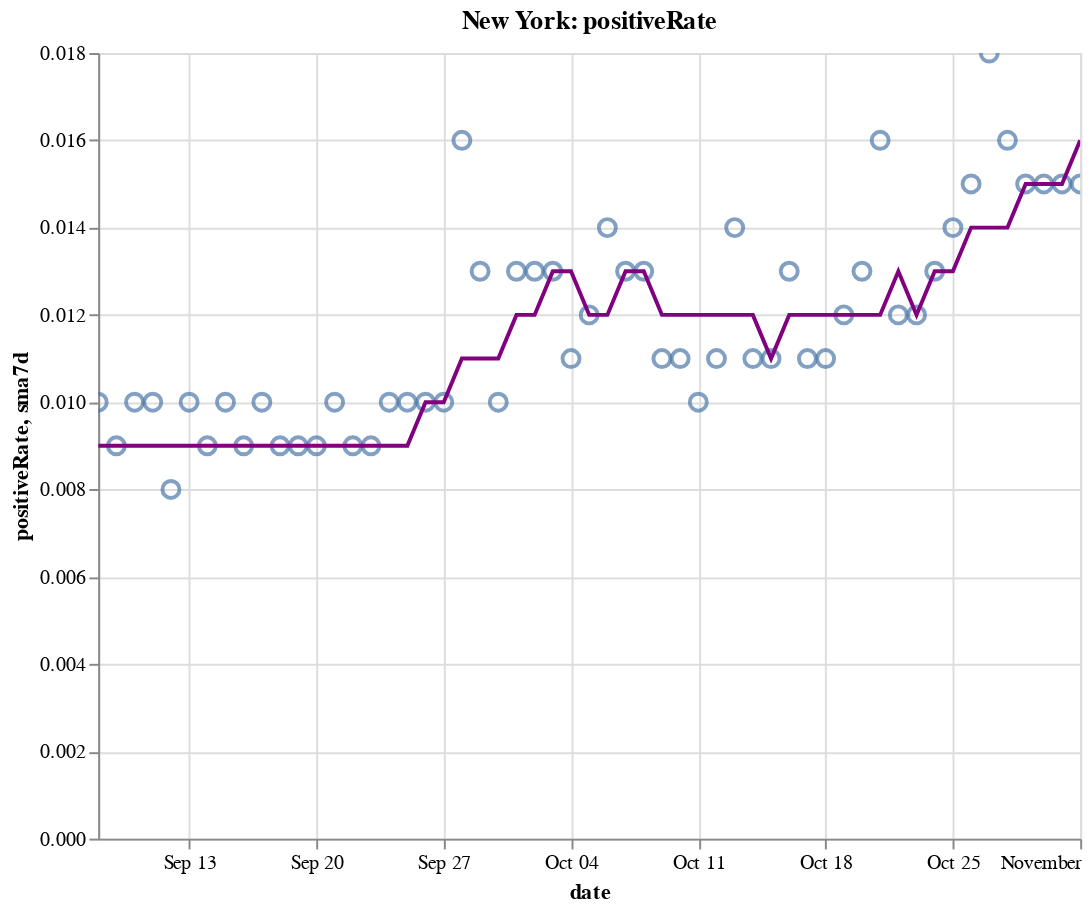

Here is the notebook cell this chart was saved with:
### Code cell
create_plot(ny, 'positiveRate')

### Figure 1 — Vega-Lite specification as saved in the notebook (floating-point values rounded to 4 significant figures)
{"config": {"view": {"continuousWidth": 400, "continuousHeight": 300}}, "layer": [{"layer": [{"mark": {"type": "point", "size": 75}, "encoding": {"tooltip": [{"type": "temporal", "field": "date"}, {"type": "quantitative", "field": "positiveRate"}, {"type": "quantitative", "field": "sma7d"}], "x": {"type": "temporal", "field": "date"}, "y": {"type": "quantitative", "field": "positiveRate"}}, "selection": {"selector010": {"type": "interval", "bind": "scales", "encodings": ["x", "y"]}}}, {"mark": {"type": "line", "color": "purple"}, "encoding": {"x": {"type": "temporal", "field": "date"}, "y": {"type": "quantitative", "field": "sma7d"}}}]}, {"mark": {"type": "rule", "color": "#aaa"}, "encoding": {"x": {"type": "temporal", "field": "date"}}, "transform": [{"filter": {"selection": "selector009"}}]}, {"mark": "circle", "encoding": {"opacity": {"condition": {"value": 1, "selection": "selector009"}, "value": 0}, "tooltip": [{"type": "temporal", "field": "date"}, {"type": "quantitative", "field": "positiveRate"}, {"type": "quantitative", "field": "sma7d"}], "x": {"type": "temporal", "field": "date"}, "y": {"type": "quantitative", "field": "positiveRate"}}, "selection": {"selector009": {"type": "single", "encodings": ["x"], "on": "mouseover", "nearest": true, "empty": "none"}}}, {"mark": {"type": "text", "align": "left", "dx": 5, "dy": -5, "stroke": "white", "strokeWidth": 2}, "encoding": {"text": {"type": "quantitative", "field": "positiveRate"}, "tooltip": [{"type": "temporal", "field": "date"}, {"type": "quantitative", "field": "positiveRate"}, {"type": "quantitative", "field": "sma7d"}], "x": {"type": "temporal", "field": "date"}, "y": {"type": "quantitative", "field": "positiveRate"}}, "transform": [{"filter": {"selection": "selector009"}}]}, {"mark": {"type": "text", "align": "left", "dx": 5, "dy": -5}, "encoding": {"text": {"type": "quantitative", "field": "positiveRate"}, "tooltip": [{"type": "temporal", "field": "date"}, {"type": "quantitative", "field": "positiveRate"}, {"type": "quantitative", "field": "sma7d"}], "x": {"type": "temporal", "field": "date"}, "y": {"type": "quantitative", "field": "positiveRate"}}, "transform": [{"filter": {"selection": "selector009"}}]}], "data": {"name": "data-4f4a9109924dffeccc8a0a6863da7d12"}, "height": 400, "title": "New York: positiveRate", "width": 500, "$schema": "https://vega.github.io/schema/vega-lite/v4.8.1.json", "datasets": {"data-4f4a9109924dffeccc8a0a6863da7d12": [{"date": "2020-09-08T00:00:00", "totalTestResultsIncrease": 57830.0, "positiveIncrease": 557.0, "death": 25370.0, "deathIncrease": 6.0, "positiveRate": 0.01, "state": "New York", "sma7d": 0.009}, {"date": "2020-09-09T00:00:00", "totalTestResultsIncrease": 63230.0, "positiveIncrease": 576.0, "death": 25370.0, "deathIncrease": 3.0, "positiveRate": 0.009, "state": "New York", "sma7d": 0.009}, {"date": "2020-09-10T00:00:00", "totalTestResultsIncrease": 76810.0, "positiveIncrease": 757.0, "death": 25380.0, "deathIncrease": 7.0, "positiveRate": 0.01, "state": "New York", "sma7d": 0.009}, {"date": "2020-09-11T00:00:00", "totalTestResultsIncrease": 89720.0, "positiveIncrease": 880.0, "death": 25380.0, "deathIncrease": 5.0, "positiveRate": 0.01, "state": "New York", "sma7d": 0.009}, {"date": "2020-09-12T00:00:00", "totalTestResultsIncrease": 102900.0, "positiveIncrease": 849.0, "death": 25380.0, "deathIncrease": 2.0, "positiveRate": 0.008, "state": "New York", "sma7d": 0.009}, {"date": "2020-09-13T00:00:00", "totalTestResultsIncrease": 72670.0, "positiveIncrease": 725.0, "death": 25390.0, "deathIncrease": 6.0, "positiveRate": 0.01, "state": "New York", "sma7d": 0.009}, {"date": "2020-09-14T00:00:00", "totalTestResultsIncrease": 63360.0, "positiveIncrease": 583.0, "death": 25390.0, "deathIncrease": 4.0, "positiveRate": 0.009, "state": "New York", "sma7d": 0.009}, {"date": "2020-09-15T00:00:00", "totalTestResultsIncrease": 73680.0, "positiveIncrease": 766.0, "death": 25400.0, "deathIncrease": 11.0, "positiveRate": 0.01, "state": "New York", "sma7d": 0.009}, {"date": "2020-09-16T00:00:00", "totalTestResultsIncrease": 75090.0, "positiveIncrease": 652.0, "death": 25410.0, "deathIncrease": 5.0, "positiveRate": 0.009, "state": "New York", "sma7d": 0.009}, {"date": "2020-09-17T00:00:00", "totalTestResultsIncrease": 91500.0, "positiveIncrease": 896.0, "death": 25410.0, "deathIncrease": 3.0, "positiveRate": 0.01, "state": "New York", "sma7d": 0.009}, {"date": "2020-09-18T00:00:00", "totalTestResultsIncrease": 89730.0, "positiveIncrease": 790.0, "death": 25420.0, "deathIncrease": 10.0, "positiveRate": 0.009, "state": "New York", "sma7d": 0.009}, {"date": "2020-09-19T00:00:00", "totalTestResultsIncrease": 110400.0, "positiveIncrease": 986.0, "death": 25420.0, "deathIncrease": 2.0, "positiveRate": 0.009, "state": "New York", "sma7d": 0.009}, {"date": "2020-09-20T00:00:00", "totalTestResultsIncrease": 100400.0, "positiveIncrease": 862.0, "death": 25430.0, "deathIncrease": 2.0, "positiveRate": 0.009, "state": "New York", "sma7d": 0.009}, {"date": "2020-09-21T00:00:00", "totalTestResultsIncrease": 58320.0, "positiveIncrease": 573.0, "death": 25430.0, "deathIncrease": 1.0, "positiveRate": 0.01, "state": "New York", "sma7d": 0.009}, {"date": "2020-09-22T00:00:00", "totalTestResultsIncrease": 84000.0, "positiveIncrease": 754.0, "death": 25430.0, "deathIncrease": 4.0, "positiveRate": 0.009, "state": "New York", "sma7d": 0.009}, {"date": "2020-09-23T00:00:00", "totalTestResultsIncrease": 70930.0, "positiveIncrease": 665.0, "death": 25440.0, "deathIncrease": 5.0, "positiveRate": 0.009, "state": "New York", "sma7d": 0.009}, {"date": "2020-09-24T00:00:00", "totalTestResultsIncrease": 92950.0, "positiveIncrease": 955.0, "death": 25440.0, "deathIncrease": 2.0, "positiveRate": 0.01, "state": "New York", "sma7d": 0.009}, {"date": "2020-09-25T00:00:00", "totalTestResultsIncrease": 94820.0, "positiveIncrease": 908.0, "death": 25450.0, "deathIncrease": 7.0, "positiveRate": 0.01, "state": "New York", "sma7d": 0.009}, {"date": "2020-09-26T00:00:00", "totalTestResultsIncrease": 99950.0, "positiveIncrease": 1005.0, "death": 25450.0, "deathIncrease": 4.0, "positiveRate": 0.01, "state": "New York", "sma7d": 0.01}, {"date": "2020-09-27T00:00:00", "totalTestResultsIncrease": 84770.0, "positiveIncrease": 866.0, "death": 25460.0, "deathIncrease": 6.0, "positiveRate": 0.01, "state": "New York", "sma7d": 0.01}, {"date": "2020-09-28T00:00:00", "totalTestResultsIncrease": 52940.0, "positiveIncrease": 834.0, "death": 25470.0, "deathIncrease": 12.0, "positiveRate": 0.016, "state": "New York", "sma7d": 0.011}, {"date": "2020-09-29T00:00:00", "totalTestResultsIncrease": 88230.0, "positiveIncrease": 1189.0, "death": 25470.0, "deathIncrease": 2.0, "positiveRate": 0.013, "state": "New York", "sma7d": 0.011}, {"date": "2020-09-30T00:00:00", "totalTestResultsIncrease": 97960.0, "positiveIncrease": 1000.0, "death": 25480.0, "deathIncrease": 9.0, "positiveRate": 0.01, "state": "New York", "sma7d": 0.011}, {"date": "2020-10-01T00:00:00", "totalTestResultsIncrease": 109200.0, "positiveIncrease": 1382.0, "death": 25490.0, "deathIncrease": 11.0, "positiveRate": 0.013, "state": "New York", "sma7d": 0.012}, {"date": "2020-10-02T00:00:00", "totalTestResultsIncrease": 119500.0, "positiveIncrease": 1598.0, "death": 25500.0, "deathIncrease": 7.0, "positiveRate": 0.013, "state": "New York", "sma7d": 0.012}, {"date": "2020-10-03T00:00:00", "totalTestResultsIncrease": 134300.0, "positiveIncrease": 1731.0, "death": 25500.0, "deathIncrease": 8.0, "positiveRate": 0.013, "state": "New York", "sma7d": 0.013}, {"date": "2020-10-04T00:00:00", "totalTestResultsIncrease": 110300.0, "positiveIncrease": 1222.0, "death": 25520.0, "deathIncrease": 14.0, "positiveRate": 0.011, "state": "New York", "sma7d": 0.013}, {"date": "2020-10-05T00:00:00", "totalTestResultsIncrease": 76400.0, "positiveIncrease": 933.0, "death": 25530.0, "deathIncrease": 8.0, "positiveRate": 0.012, "state": "New York", "sma7d": 0.012}, {"date": "2020-10-06T00:00:00", "totalTestResultsIncrease": 96360.0, "positiveIncrease": 1393.0, "death": 25540.0, "deathIncrease": 9.0, "positiveRate": 0.014, "state": "New York", "sma7d": 0.012}, {"date": "2020-10-07T00:00:00", "totalTestResultsIncrease": 108200.0, "positiveIncrease": 1360.0, "death": 25540.0, "deathIncrease": 9.0, "positiveRate": 0.013, "state": "New York", "sma7d": 0.013}, {"date": "2020-10-08T00:00:00", "totalTestResultsIncrease": 145800.0, "positiveIncrease": 1836.0, "death": 25560.0, "deathIncrease": 10.0, "positiveRate": 0.013, "state": "New York", "sma7d": 0.013}, {"date": "2020-10-09T00:00:00", "totalTestResultsIncrease": 139300.0, "positiveIncrease": 1592.0, "death": 25560.0, "deathIncrease": 6.0, "positiveRate": 0.011, "state": "New York", "sma7d": 0.012}, {"date": "2020-10-10T00:00:00", "totalTestResultsIncrease": 134600.0, "positiveIncrease": 1447.0, "death": 25570.0, "deathIncrease": 8.0, "positiveRate": 0.011, "state": "New York", "sma7d": 0.012}, {"date": "2020-10-11T00:00:00", "totalTestResultsIncrease": 118300.0, "positiveIncrease": 1143.0, "death": 25570.0, "deathIncrease": 5.0, "positiveRate": 0.01, "state": "New York", "sma7d": 0.012}, {"date": "2020-10-12T00:00:00", "totalTestResultsIncrease": 91790.0, "positiveIncrease": 1029.0, "death": 25590.0, "deathIncrease": 13.0, "positiveRate": 0.011, "state": "New York", "sma7d": 0.012}, {"date": "2020-10-13T00:00:00", "totalTestResultsIncrease": 99070.0, "positiveIncrease": 1393.0, "death": 25600.0, "deathIncrease": 11.0, "positiveRate": 0.014, "state": "New York", "sma7d": 0.012}, {"date": "2020-10-14T00:00:00", "totalTestResultsIncrease": 111700.0, "positiveIncrease": 1232.0, "death": 25600.0, "deathIncrease": 7.0, "positiveRate": 0.011, "state": "New York", "sma7d": 0.012}, {"date": "2020-10-15T00:00:00", "totalTestResultsIncrease": 133200.0, "positiveIncrease": 1460.0, "death": 25620.0, "deathIncrease": 13.0, "positiveRate": 0.011, "state": "New York", "sma7d": 0.011}, {"date": "2020-10-16T00:00:00", "totalTestResultsIncrease": 136000.0, "positiveIncrease": 1707.0, "death": 25630.0, "deathIncrease": 10.0, "positiveRate": 0.013, "state": "New York", "sma7d": 0.012}, {"date": "2020-10-17T00:00:00", "totalTestResultsIncrease": 160000.0, "positiveIncrease": 1784.0, "death": 25640.0, "deathIncrease": 9.0, "positiveRate": 0.011, "state": "New York", "sma7d": 0.012}, {"date": "2020-10-18T00:00:00", "totalTestResultsIncrease": 128800.0, "positiveIncrease": 1390.0, "death": 25640.0, "deathIncrease": 7.0, "positiveRate": 0.011, "state": "New York", "sma7d": 0.012}, {"date": "2020-10-19T00:00:00", "totalTestResultsIncrease": 82010.0, "positiveIncrease": 998.0, "death": 25660.0, "deathIncrease": 15.0, "positiveRate": 0.012, "state": "New York", "sma7d": 0.012}, {"date": "2020-10-20T00:00:00", "totalTestResultsIncrease": 90540.0, "positiveIncrease": 1201.0, "death": 25670.0, "deathIncrease": 13.0, "positiveRate": 0.013, "state": "New York", "sma7d": 0.012}, {"date": "2020-10-21T00:00:00", "totalTestResultsIncrease": 124800.0, "positiveIncrease": 2026.0, "death": 25680.0, "deathIncrease": 7.0, "positiveRate": 0.016, "state": "New York", "sma7d": 0.012}, {"date": "2020-10-22T00:00:00", "totalTestResultsIncrease": 135300.0, "positiveIncrease": 1628.0, "death": 25690.0, "deathIncrease": 15.0, "positiveRate": 0.012, "state": "New York", "sma7d": 0.013}, {"date": "2020-10-23T00:00:00", "totalTestResultsIncrease": 141500.0, "positiveIncrease": 1637.0, "death": 25700.0, "deathIncrease": 11.0, "positiveRate": 0.012, "state": "New York", "sma7d": 0.012}, {"date": "2020-10-24T00:00:00", "totalTestResultsIncrease": 156900.0, "positiveIncrease": 2061.0, "death": 25720.0, "deathIncrease": 13.0, "positiveRate": 0.013, "state": "New York", "sma7d": 0.013}, {"date": "2020-10-25T00:00:00", "totalTestResultsIncrease": 120800.0, "positiveIncrease": 1632.0, "death": 25730.0, "deathIncrease": 12.0, "positiveRate": 0.014, "state": "New York", "sma7d": 0.013}, {"date": "2020-10-26T00:00:00", "totalTestResultsIncrease": 82120.0, "positiveIncrease": 1191.0, "death": 25740.0, "deathIncrease": 12.0, "positiveRate": 0.015, "state": "New York", "sma7d": 0.014}, {"date": "2020-10-27T00:00:00", "totalTestResultsIncrease": 111600.0, "positiveIncrease": 1991.0, "death": 25760.0, "deathIncrease": 16.0, "positiveRate": 0.018, "state": "New York", "sma7d": 0.014}, {"date": "2020-10-28T00:00:00", "totalTestResultsIncrease": 129700.0, "positiveIncrease": 2031.0, "death": 25770.0, "deathIncrease": 15.0, "positiveRate": 0.016, "state": "New York", "sma7d": 0.014}, {"date": "2020-10-29T00:00:00", "totalTestResultsIncrease": 168400.0, "positiveIncrease": 2499.0, "death": 25790.0, "deathIncrease": 19.0, "positiveRate": 0.015, "state": "New York", "sma7d": 0.015}, {"date": "2020-10-30T00:00:00", "totalTestResultsIncrease": 146900.0, "positiveIncrease": 2255.0, "death": 25800.0, "deathIncrease": 12.0, "positiveRate": 0.015, "state": "New York", "sma7d": 0.015}, {"date": "2020-10-31T00:00:00", "totalTestResultsIncrease": 137000.0, "positiveIncrease": 2049.0, "death": 25810.0, "deathIncrease": 3.0, "positiveRate": 0.015, "state": "New York", "sma7d": 0.015}, {"date": "2020-11-01T00:00:00", "totalTestResultsIncrease": 148900.0, "positiveIncrease": 2255.0, "death": 25820.0, "deathIncrease": 17.0, "positiveRate": 0.015, "state": "New York", "sma7d": 0.016}]}}
